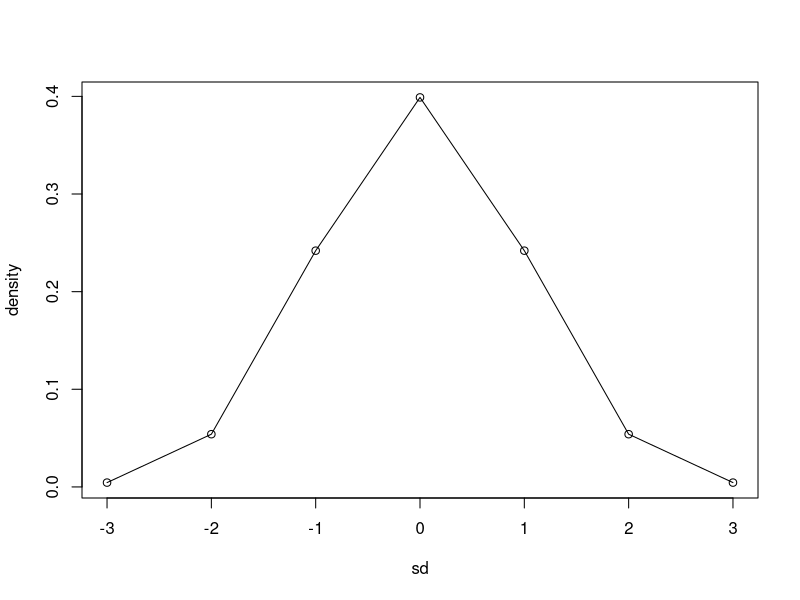
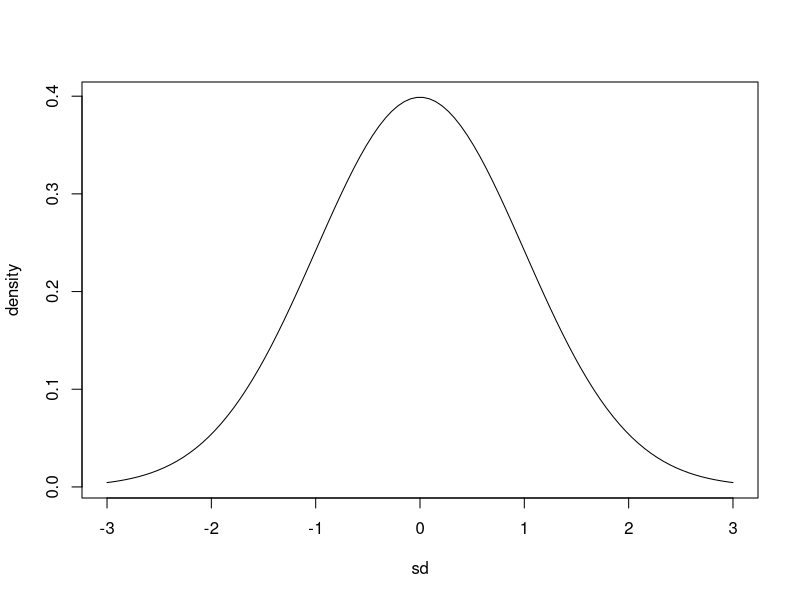
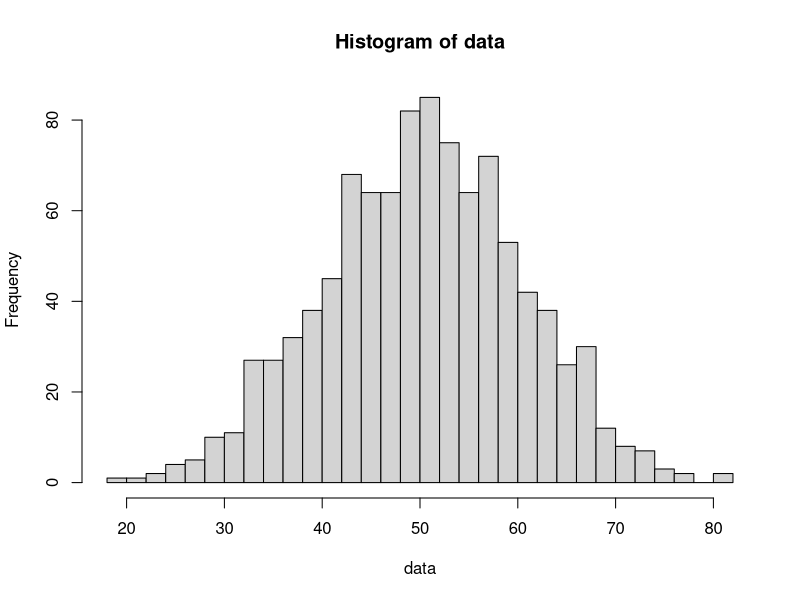
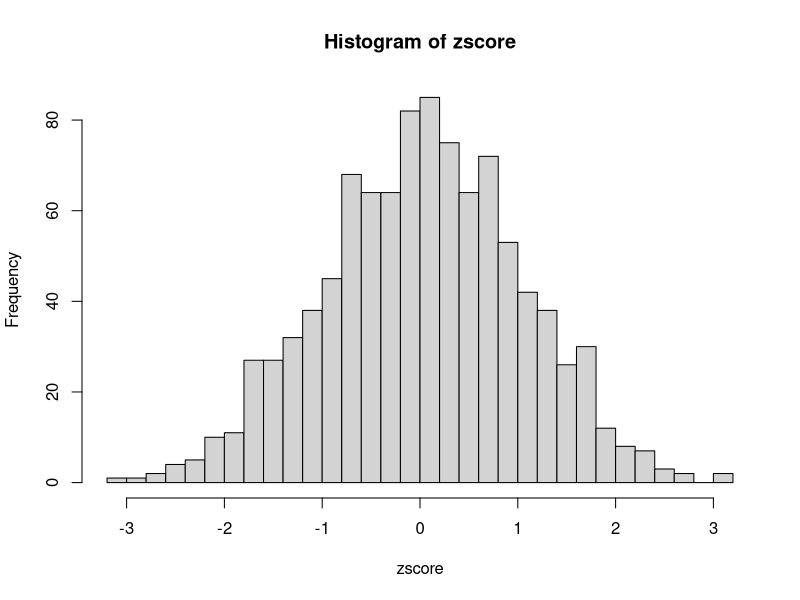

The R source for these figures, in order:
# Chapter 6 Normal Distribution and Chapter 7 Probability and Sampling distributions

# plot the normal distribution
sd <- c(-3, -2, -1, 0, 1, 2, 3)
density <- dnorm(sd)
plot(sd, density, type = 'o')

# to be specific 
sd <- seq(-3, 3, length.out = 100)
density <- dnorm(sd)
plot(sd, density, type = 'l')

# the probability between -2SD and 2SD
pnorm(2) - pnorm(-2)      # it turns out around 95%

# make a random sample with a size of 1000 from normal distribution with mean = 50 and sd = 10
mu <- 50
sigma <- 10
data <- rnorm(n=1000, mean = mu, sd = sigma)      # generate 1000 samples on the normal distribution
zscore <- (data - mu) / sigma                     # calculate z score
head(cbind(data,zscore))                          # show first 6 entries of data and z score

# histogram of 1000 samples
hist(data, breaks=30)
hist(zscore, breaks=30)

# table 6.2 in p185.

sat_data <- c(500, 750, 600, 900, 950, 880, 990, 560, 780, 800, 800, 450, 800, 680, 550, 600)

length(sat_data)              # sample size
range(sat_data)               # min and max of the sample
mu <- mean(sat_data)          # sample mean
summary(sat_data)             # or use a summary function
sigma <- sd(sat_data)         # standard deviation

sat_zscore <- (sat_data - mu) / sigma                     # calculate z score
cbind(sat_data, sat_zscore)

zscore <- scale(sat_data)               # scale function automatically calculate zscore
attr(zscore, "scaled:center")           # the scaled data stores the mean and the standard deviation of the original data.
attr(zscore, "scaled:scale")
